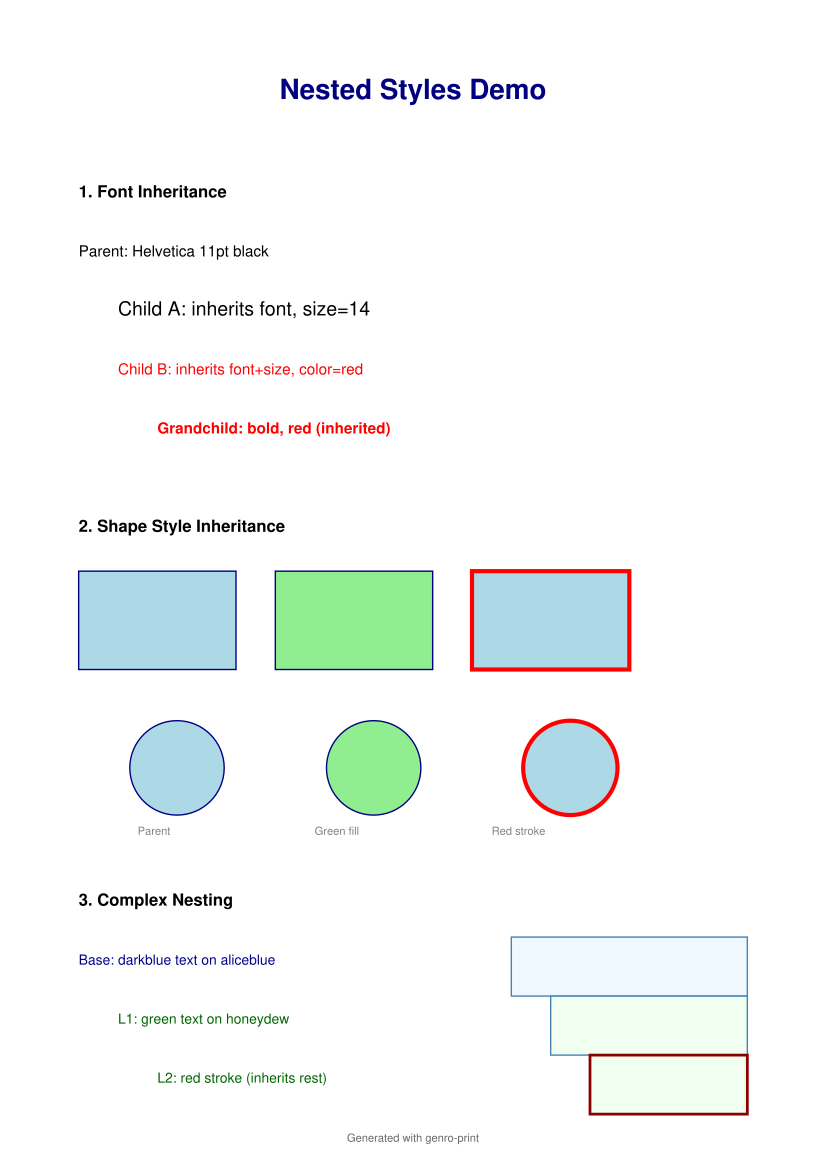

Write the Python code that produced this figure.
# Copyright 2025 Softwell S.r.l. - Licensed under Apache License 2.0
# See LICENSE file for details
"""Example: Nested styledblocks with inherited styles.

Demonstrates style inheritance through nested styledblock containers.
Child blocks inherit parent styles and can override specific attributes.
"""

from pathlib import Path

from genro_print.enhanced_print_app import EnhancedPrintApp


class NestedStylesDemo(EnhancedPrintApp):
    """Demonstration of nested styledblocks with style inheritance."""

    def recipe(self, root):
        doc = root.document(width=210.0, height=297.0)

        # Title
        title = doc.styledblock(fontname="Helvetica-Bold", size=20, color="navy")
        title.statictext(x=105, y=25, text="Nested Styles Demo", align="center")

        # --- Example 1: Font inheritance ---
        sec1_title = doc.styledblock(fontname="Helvetica-Bold", size=12)
        sec1_title.statictext(x=20, y=50, text="1. Font Inheritance")

        # Parent block sets base font
        parent1 = doc.styledblock(fontname="Helvetica", size=11, color="black")
        parent1.statictext(x=20, y=65, text="Parent: Helvetica 11pt black")

        # Child inherits fontname, overrides size
        child1a = parent1.styledblock(size=14)
        child1a.statictext(x=30, y=80, text="Child A: inherits font, size=14")

        # Another child overrides color
        child1b = parent1.styledblock(color="red")
        child1b.statictext(x=30, y=95, text="Child B: inherits font+size, color=red")

        # Nested child inherits all, overrides fontname
        child1c = child1b.styledblock(fontname="Helvetica-Bold")
        child1c.statictext(x=40, y=110, text="Grandchild: bold, red (inherited)")

        # --- Example 2: Shape style inheritance ---
        sec2_title = doc.styledblock(fontname="Helvetica-Bold", size=12)
        sec2_title.statictext(x=20, y=135, text="2. Shape Style Inheritance")

        # Parent sets base shape style
        parent2 = doc.styledblock(
            fill_color="lightblue", stroke_color="navy", stroke_width=1
        )
        parent2.styledrect(x=20, y=145, width=40, height=25)

        # Child overrides fill_color
        child2a = parent2.styledblock(fill_color="lightgreen")
        child2a.styledrect(x=70, y=145, width=40, height=25)

        # Another child overrides stroke
        child2b = parent2.styledblock(stroke_color="red", stroke_width=3)
        child2b.styledrect(x=120, y=145, width=40, height=25)

        # Circles inherit shape style too
        parent2.styledcircle(x_cen=45, y_cen=195, radius=12)
        child2a.styledcircle(x_cen=95, y_cen=195, radius=12)
        child2b.styledcircle(x_cen=145, y_cen=195, radius=12)

        # Labels
        labels = doc.styledblock(fontname="Helvetica", size=8, color="gray")
        labels.statictext(x=35, y=212, text="Parent")
        labels.statictext(x=80, y=212, text="Green fill")
        labels.statictext(x=125, y=212, text="Red stroke")

        # --- Example 3: Complex nesting ---
        sec3_title = doc.styledblock(fontname="Helvetica-Bold", size=12)
        sec3_title.statictext(x=20, y=230, text="3. Complex Nesting")

        # Base style
        base = doc.styledblock(
            fontname="Helvetica",
            size=10,
            color="darkblue",
            fill_color="aliceblue",
            stroke_color="steelblue",
        )
        base.statictext(x=20, y=245, text="Base: darkblue text on aliceblue")
        base.styledrect(x=130, y=238, width=60, height=15)

        # Level 1: override text color
        level1 = base.styledblock(color="darkgreen", fill_color="honeydew")
        level1.statictext(x=30, y=260, text="L1: green text on honeydew")
        level1.styledrect(x=140, y=253, width=50, height=15)

        # Level 2: override stroke
        level2 = level1.styledblock(stroke_color="darkred", stroke_width=2)
        level2.statictext(x=40, y=275, text="L2: red stroke (inherits rest)")
        level2.styledrect(x=150, y=268, width=40, height=15)

        # Footer
        footer = doc.styledblock(fontname="Helvetica", size=8, color="#666666")
        footer.statictext(x=105, y=290, text="Generated with genro-print", align="center")


if __name__ == "__main__":
    report = NestedStylesDemo()
    output = Path(__file__).parent / "nested_styles.pdf"
    report.save(str(output))
    print(f"PDF saved to {output}")
